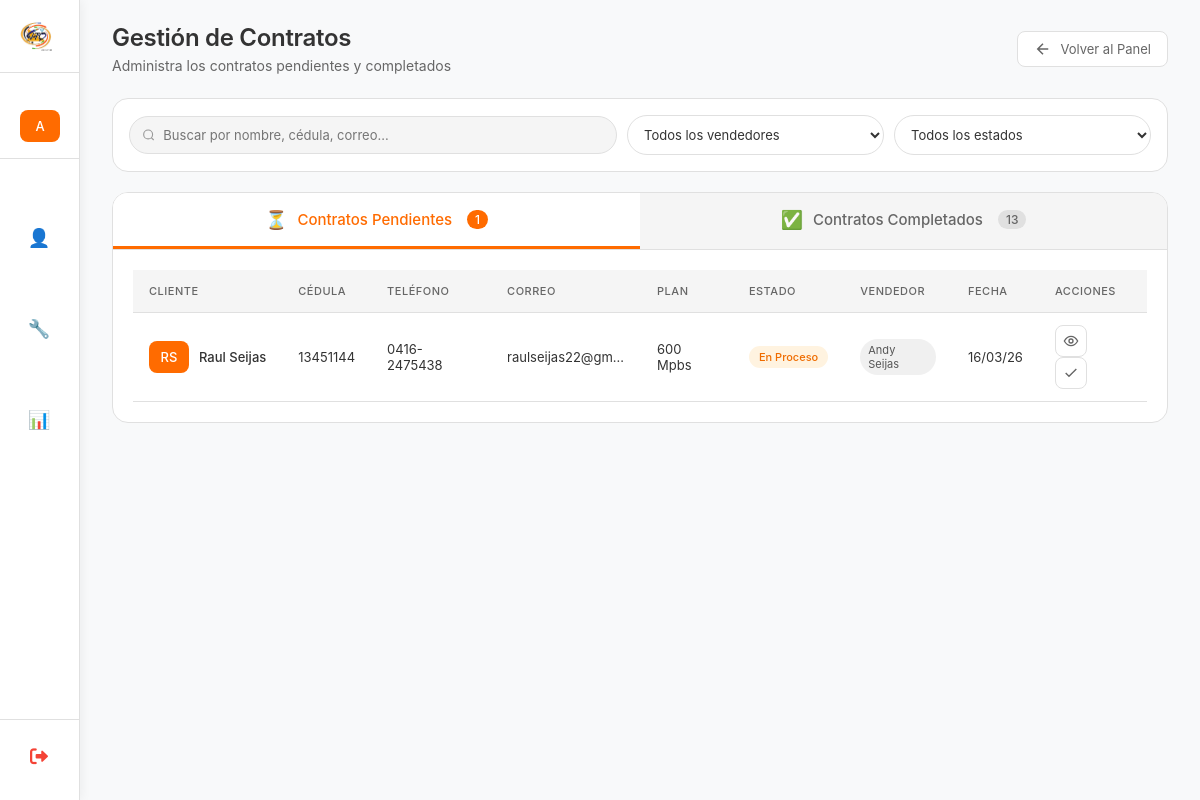
The app's page /administrador/contratos/ (signed in), older data.
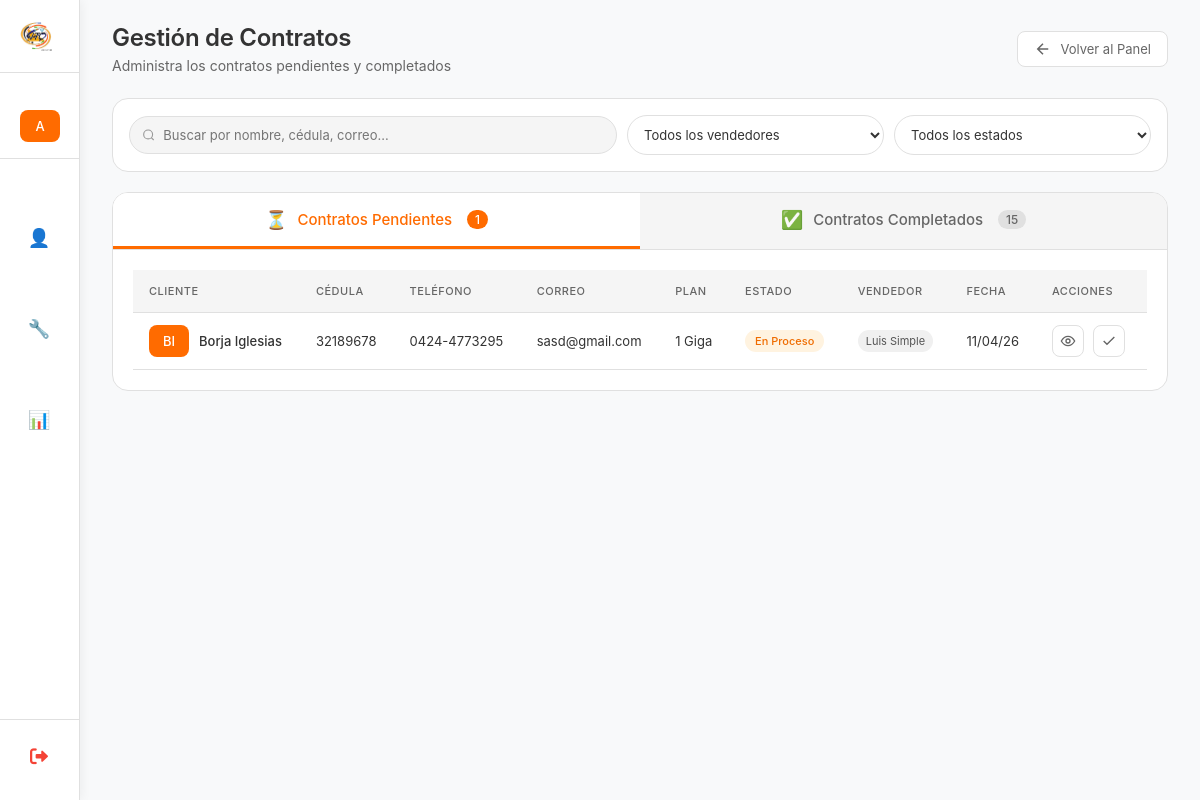
The same page, newer data.
### myapp/models.py (models this page shows, shortened)
class ContratoCliente(models.Model):
    class SimplePlusChoices(models.TextChoices):
        SI = 'SI', 'Sí'
        NO = 'NO', 'No'
    class EstadoContrato(models.TextChoices):
        EN_PROCESO = 'EN_PROCESO', 'En Proceso'
        COMPLETADO = 'COMPLETADO', 'Completado'
        NO_COMPLETADO = 'NO_COMPLETADO', 'No Completado'
    cliente_potencial = models.ForeignKey('ClientePotencial',on_delete=models.CASCADE,related_name='contratos',verbose_name="Cliente Potencial")
    otro_telefono = models.CharField(max_length=20,verbose_name="Otro Teléfono",blank=True,null=True,help_text="Teléfono adicional de contacto")
    correo_electronico = models.EmailField(verbose_name="Correo Electrónico",max_length=254,unique=True)
    direccion_detallada = models.TextField(max_length=500,verbose_name="Dirección Detallada",help_text="Calle, avenida, urbanización, casa/edificio, piso, apartamento")
    fecha_nacimiento = models.DateField(verbose_name="Fecha de Nacimiento")
    plan_contratado = models.ForeignKey(Plan,on_delete=models.PROTECT,related_name='contratos',verbose_name="Plan a Contratar")
    simple_plus = models.CharField(max_length=2,choices=SimplePlusChoices.choices,default=SimplePlusChoices.NO,verbose_name="Simple Plus",help_text="¿El cliente tiene Simple Plus?")
    modalidad_equipo = models.ForeignKey(ModalidadEquipo,on_delete=models.PROTECT,related_name='contratos',verbose_name="Modalidad del Equipo")
    punto_referencia = models.CharField(max_length=255,verbose_name="Punto de Referencia",help_text="Referencia para encontrar la ubicación")
    tipo_vivienda = models.ForeignKey(TipoVivienda,on_delete=models.PROTECT,related_name='contratos',verbose_name="Tipo de Vivienda")
    numero_casa = models.CharField(max_length=50,verbose_name="Número de Casa/Edificio",help_text="Número de la casa, edificio, apartamento")
    numero_pago_movil = models.CharField(blank=True, null=True,max_length=20,verbose_name="Número de Pago Móvil",help_text="Número de teléfono donde se realizó el pago")
    foto_pago = models.ImageField(blank=True, null=True,upload_to='pagos/',verbose_name="Foto del Pago",help_text="Captura de pantalla o foto del comprobante de pago")
    red = models.ForeignKey(Red,on_delete=models.PROTECT,related_name='contratos',verbose_name="Red")
    ods = models.CharField(max_length=50,verbose_name="ODS",blank=True,null=True,help_text="Orden de Servicio (solo administrador)")
    customer_id = models.CharField(max_length=50,verbose_name="Customer ID",blank=True,null=True,help_text="ID del cliente en el sistema (solo administrador)")
    atr = models.CharField(default="*VTC Conexiones",max_length=50,verbose_name="ATR",blank=True,null=True,help_text="ATR")
    estado = models.CharField(max_length=15,choices=EstadoContrato.choices,default=EstadoContrato.EN_PROCESO,verbose_name="Estado del Contrato")
    creado_por = models.ForeignKey(User,on_delete=models.SET_NULL,null=True,blank=True,related_name='contratos_creados',verbose_name="Creado por")
    fecha_creacion = models.DateTimeField(auto_now_add=True,verbose_name="Fecha de creación")
    fecha_actualizacion = models.DateTimeField(auto_now=True,verbose_name="Última actualización")
    class Meta:
        verbose_name = "Contrato de Cliente"
        verbose_name_plural = "Contratos de Clientes"
        ordering = ['-fecha_creacion']
        indexes = [
            models.Index(fields=['estado']),
            models.Index(fields=['fecha_creacion']),
            models.Index(fields=['correo_electronico']),
        ]

class ClientePotencial(models.Model):
    class InteresadoChoices(models.TextChoices):
        SI = 'SI', 'Sí'
        TAL_VEZ = 'TAL_VEZ', 'Tal vez'
        NO = 'NO', 'No'
    cedula = models.CharField(max_length=15,verbose_name="Cédula de Identidad",unique=True,  help_text="Ej: V-12345678, E-87654321",db_index=True)
    nombre = models.CharField(max_length=100,verbose_name="Nombre")
    apellido = models.CharField(max_length=100,verbose_name="Apellido")
    direccion = models.TextField(max_length=255,verbose_name="Dirección",blank=True,null=True)
    telefono = models.CharField(max_length=20, verbose_name="Teléfono",help_text="Ej: +58 412-1234567")
    posee_internet = models.BooleanField(default=False,verbose_name="¿Posee internet?", help_text="Marcar si ya tiene servicio de internet")
    interesado = models.CharField(max_length=10,choices=InteresadoChoices.choices,default=InteresadoChoices.TAL_VEZ,verbose_name="Nivel de interés")
    observacion = models.TextField(max_length=500,verbose_name="Observaciones",blank=True,null=True,help_text="Notas adicionales sobre el cliente")
    fecha_registro = models.DateField( default=datetime.date.today, verbose_name="Fecha de registro",help_text="Fecha en que se registró el cliente")
    creado_por = models.ForeignKey(User,on_delete=models.SET_NULL,  null=True,blank=True,related_name='clientes_potenciales_creados', verbose_name="Creado por",help_text="Usuario que registró este cliente")
    fecha_creacion = models.DateTimeField(auto_now_add=True,verbose_name="Fecha de creación en sistema")
    fecha_actualizacion = models.DateTimeField(auto_now=True,verbose_name="Última actualización")
    class Meta:
        verbose_name = "Cliente Potencial"
        verbose_name_plural = "Clientes Potenciales"
        ordering = ['-fecha_creacion']  # Ordenar por más recientes primero

class Plan(models.Model):
    nombre = models.CharField(max_length=100,unique=True,verbose_name="Nombre del Plan")
    activo = models.BooleanField(default=True,verbose_name="Activo")
    fecha_creacion = models.DateTimeField(
        auto_now_add=True,
        verbose_name="Fecha de creación"
    )
    class Meta:
        verbose_name = "Plan"
        verbose_name_plural = "Planes"
        ordering = ['nombre']

### myapp/views_admin.py (the view, shortened to what this page needs)
# urls.py: path('administrador/contratos/', gestionar_contratos, name='gestionar_contratos'),
@login_required
def gestionar_contratos(request):
    es_admin = request.user.is_superuser or request.user.groups.filter(name='Administrador').exists()
    es_supervisor = request.user.groups.filter(name='Supervisor').exists()
    if not (es_admin or es_supervisor):
        messages.error(request, '⛔ Acceso denegado. No tienes permisos.')
        return redirect('dashboard')
    busqueda = request.GET.get('busqueda', '')
    vendedor_id = request.GET.get('vendedor', '')
    estado = request.GET.get('estado', '')
    tab_activa = request.GET.get('tab', 'pendientes')
    contratos_pendientes = ContratoCliente.objects.filter(
        Q(customer_id__isnull=True) | Q(customer_id='') |
        Q(ods__isnull=True) | Q(ods='')
    ).select_related('cliente_potencial', 'creado_por', 'plan_contratado')
    contratos_completados = ContratoCliente.objects.exclude(
        Q(customer_id__isnull=True) | Q(customer_id='') |
        Q(ods__isnull=True) | Q(ods='')
    ).select_related('cliente_potencial', 'creado_por', 'plan_contratado')
    if vendedor_id:
        contratos_pendientes = contratos_pendientes.filter(creado_por_id=vendedor_id)
        contratos_completados = contratos_completados.filter(creado_por_id=vendedor_id)
    if estado:
        contratos_pendientes = contratos_pendientes.filter(estado=estado)
        contratos_completados = contratos_completados.filter(estado=estado)
    contratos_pendientes = contratos_pendientes.order_by('-fecha_creacion')
    contratos_completados = contratos_completados.order_by('-fecha_creacion')
    from django.core.paginator import Paginator
    paginator_pendientes = Paginator(contratos_pendientes, 10)
    page_pendientes = request.GET.get('page_pendientes', 1)
    contratos_pendientes_page = paginator_pendientes.get_page(page_pendientes)
    paginator_completados = Paginator(contratos_completados, 10)
    page_completados = request.GET.get('page_completados', 1)
    contratos_completados_page = paginator_completados.get_page(page_completados)
    from django.contrib.auth.models import User
    vendedores = User.objects.filter(is_active=True, groups__name='Vendedor').order_by('username')
    context = {
        'contratos_pendientes': contratos_pendientes_page,
        'contratos_pendientes_count': contratos_pendientes.count(),
        'contratos_completados': contratos_completados_page,
        'contratos_completados_count': contratos_completados.count(),
        'vendedores': vendedores,
        'busqueda': busqueda,
        'filtro_vendedor': vendedor_id,
        'filtro_estado': estado,
        'tab_activa': tab_activa,
        'es_admin': es_admin,  # 👈 Pasar esta variable a la template
        'es_supervisor': es_supervisor,  # 👈 Pasar esta variable a la template
    }
    return render(request, 'Admin/gestionar_contratos.html', context)

### myapp/templates/Admin/gestionar_contratos.html (shortened to what the changed rows need)
{% extends 'Inicio_De_Sesion/base.html' %}
{% load static %}
{% block page_title %}Gestión de Contratos{% endblock %}
{% block content %}
<div class="filters-container">
    <div class="filters-grid">
    </div>
</div>
<div class="tabs-container">
    <div class="tabs-header">
        <button class="tab-btn {% if tab_activa == 'pendientes' or not tab_activa %}active{% endif %}" onclick="cambiarTab('pendientes')" id="tab-pendientes-btn">
        </button>
        <button class="tab-btn {% if tab_activa == 'completados' %}active{% endif %}" onclick="cambiarTab('completados')" id="tab-completados-btn">
            <span class="tab-icon">✅</span>
            Contratos Completados
            <span class="tab-count">{{ contratos_completados_count }}</span>
        </button>
    </div>
    <div id="tab-pendientes" class="tab-content {% if tab_activa == 'pendientes' or not tab_activa %}active{% endif %}">
        <div class="table-container">
            <table class="table">
                <thead>
                    <tr>
                        <th>Cliente</th>
                        <th>Cédula</th>
                        <th>Teléfono</th>
                        <th>Correo</th>
                        <th>Plan</th>
                        <th>Estado</th>
                        <th>Vendedor</th>
                        <th>Fecha</th>
                        <th>Acciones</th>
                    </tr>
                </thead>
                <tbody>
                    {% for contrato in contratos_pendientes %}
                    <tr>
                        <td>
                            <div class="user-cell">
                                <span class="user-avatar">{{ contrato.cliente_potencial.nombre|first|upper }}{{ contrato.cliente_potencial.apellido|first|upper }}</span>
                                <div>
                                    <div class="user-name">{{ contrato.cliente_potencial.nombre }} {{ contrato.cliente_potencial.apellido }}</div>
                                </div>
                            </div>
                        </div>
                        <td>{{ contrato.cliente_potencial.cedula }}</div>
                        <td>{{ contrato.cliente_potencial.telefono }}</div>
                        <td class="email-cell">{{ contrato.correo_electronico|truncatechars:20 }}</div>
                        <td>{{ contrato.plan_contratado.nombre|truncatechars:15 }}</div>
                        <td>
                            {% if contrato.estado == 'EN_PROCESO' %}
                            <span class="badge proceso">En Proceso</span>
                            {% elif contrato.estado == 'COMPLETADO' %}
                            <span class="badge completado">Completado</span>
                            {% elif contrato.estado == 'NO_COMPLETADO' %}
                            <span class="badge no-completado">No Completado</span>
                            {% endif %}
                        <td>
                            <span class="vendedor-badge">{{ contrato.creado_por.get_full_name|default:contrato.creado_por.username }}</span>
                        <td>{{ contrato.fecha_creacion|date:"d/m/y" }}</div>
                        <td class="actions-cell">
                            <button class="action-btn" onclick="verContrato({{ contrato.id }})" title="Ver detalles">
                                <svg width="16" height="16" viewBox="0 0 24 24" fill="none" stroke="currentColor" stroke-width="2">
                                    <circle cx="12" cy="12" r="3"/>
                                    <path d="M22 12c-2.667 4.667-6 7-10 7s-7.333-2.333-10-7c2.667-4.667 6-7 10-7s7.333 2.333 10 7z"/>
                                </svg>
                            </button>
                            {% if es_admin or es_supervisor %}
                            <button class="action-btn" onclick="abrirModalCompletar({{ contrato.id }})" title="Completar contrato">
                                <svg width="16" height="16" viewBox="0 0 24 24" fill="none" stroke="currentColor" stroke-width="2">
                                    <path d="M20 6L9 17l-5-5"/>
                                </svg>
                            </button>
                            {% endif %}
                    {% empty %}
                    <tr>
                        <td colspan="9" class="empty">No hay contratos pendientes</td>
                    </tr>
                    {% endfor %}
{% endblock %}

Row changes from the older to the newer data that the page shows:
no longer on this page (row edited): ContratoCliente: cliente_potencial.nombre|first "R", cliente_potencial.apellido|first "S", cliente_potencial.nombre "Raul", cliente_potencial.apellido "Seijas", cliente_potencial.cedula "13451144", cliente_potencial.telefono "0416-2475438", correo_electronico "raulseijas22@gm…", plan_contratado.nombre "600 Mpbs", estado "En Proceso", creado_por.get_full_name "Andy Seijas", fecha_creacion "16/03/26"
added ContratoCliente: cliente_potencial.nombre|first "B", cliente_potencial.apellido|first "I", cliente_potencial.nombre "Borja", cliente_potencial.apellido "Iglesias", cliente_potencial.cedula "32189678", cliente_potencial.telefono "0424-4773295", correo_electronico "sasd@gmail.com", plan_contratado.nombre "1 Giga", estado "En Proceso", creado_por.get_full_name "Luis Simple", fecha_creacion "11/04/26"
Text that changed along with them:
{{ contratos_completados_count }}: "13" → "15"
